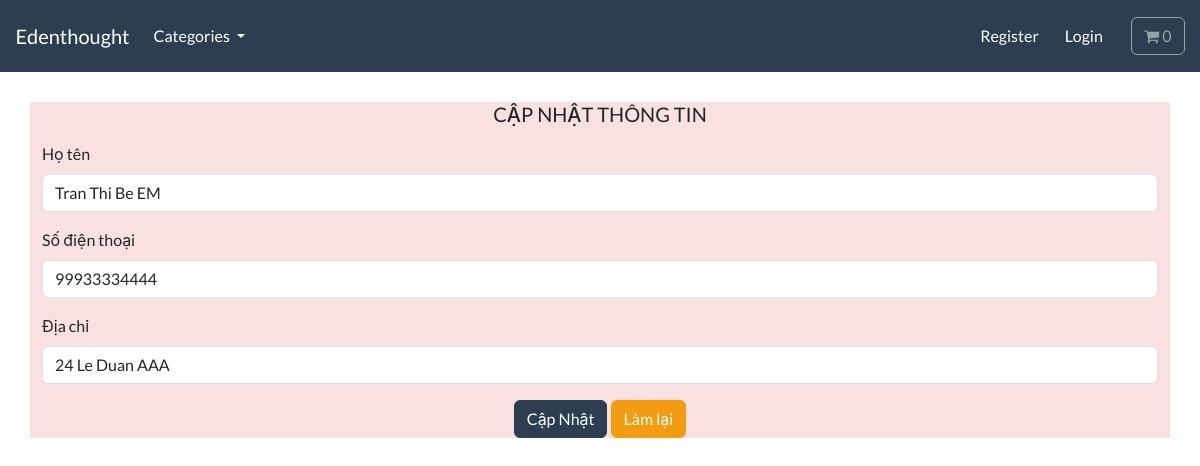
Screenshot of /customer/update_customer/2/ with the database file from the repository.
### customer/models.py (models this page shows)
class Customer(models.Model):
    id = models.AutoField(primary_key=True)
    name = models.CharField(max_length=250, db_index=True)
    phone = models.CharField(max_length=250, unique=True)
    address = models.CharField(max_length=250)

### customer/views.py (the view)
# urls.py: path('update_customer/<int:customer_id>/',views.update_customer,name='update_customer'),
def update_customer(request,customer_id):
    customer = get_object_or_404(Customer, id = customer_id)
    context = {
        'customer' : customer
    }
    return render(request,"customer/update-customer.html",context)

### cart/cart.py (called while the page is built)
    def __len__(self):
        return sum(item['qty'] for item in self.cart.values())

### cart/context_processors.py (called while the page is built)
def cart(request):
    return {'cart': Cart(request)}

### templates/customer/update-customer.html (shortened to what this page needs)
{% extends "base.html" %} {% load static %} {% block content %}
<div class="container">
  <div
    class="mb-3"
    style="
      font-size: 15px;
      text-align: center;
      margin-top: 30px;
    "
  >
    <h1 style="font-size: 20px">CẬP NHẬT THÔNG TIN</h1>
  </div>
  <form  action="{% url 'update_process' %}" method="post">
    <div class="mb-3">
      <label for="exampleFormControlInput1" class="form-label">Họ tên</label>
      <input
        type="text"
        class="form-control"
        id="name"
        name="name"
        value="{{customer.name}}"
        placeholder="Nhập họ và tên"
      />
    </div>
    <div class="mb-3">
      <label for="exampleFormControlInput1" class="form-label"
        >Số điện thoại</label
      >
      <input
        type="text"
        class="form-control"
        id="phone"
        name="phone"
        value="{{customer.phone}}"
        placeholder="Nhập số điện thoại"
      />
    </div>
    <div class="mb-3">
      <label for="exampleFormControlInput1" class="form-label">Địa chỉ</label>
      <input
        type="text"
        class="form-control"
        id="address"
        name="address"
        value="{{customer.address}}"
        placeholder="Nhập số địa chỉ"
      />
    </div>
    <div class="mb-3" style="text-align: center">
      <button type="submit" class="btn btn-primary">Cập Nhật</button>
      <button type="button" class="btn btn-warning">Làm lại</button>
    </div>
  </form>
</div>
{% endblock %}

### store/static/css/style.css (style rules this page uses)
.container { background-color: rgb(250, 225, 225); }

### rows the page displays
Customer: name "Tran Thi Be EM", phone "99933334444", address "24 Le Duan AAA"
